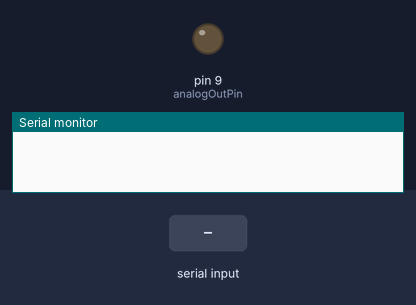
A sketch run on a simulated Arduino Uno, built with avr-gcc and run on an emulated ATmega328P. Parts: output pins drawn as LEDs (lit = HIGH), the last lines printed to the serial monitor. Inputs (shaded band) come from the test bench.

Above: at 1.2 s.
1.3 s: "i" received over Serial
At 2.5 s:
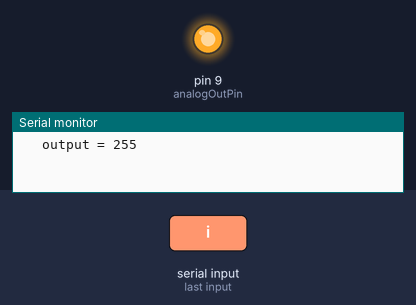
2.8 s: "o" received over Serial
At 3.8 s:
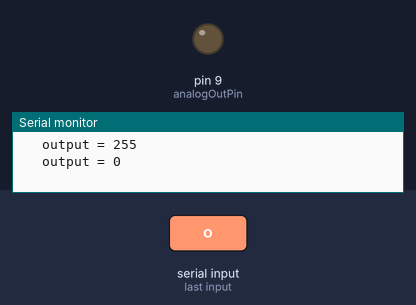
Timing chart, 0 to 5.8 s (numbered marks = the images above; inputs shaded):
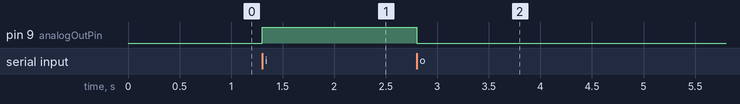

Measured:
- after the input at 1.3 s, pin 9 (analogOutPin): LOW → HIGH at once
- after the input at 2.8 s, pin 9 (analogOutPin): HIGH → LOW at once

The sketch:

terminator.ino
```cpp
const int analogOutPin = 9; // Analog output pin that the LED is attached to
int outputValue = 0;
char c = '\0';

void setup() {
  // initialize serial communications at 9600 bps:
  Serial.begin(115200);
}

void loop() {

  if (Serial.available() > 0)
  {
    c = Serial.read();

    if(c == 'i'){
      outputValue = 255;
    }

    if(c == 'o'){
      outputValue = 0;
    }

    Serial.print("\t output = ");
    Serial.println(outputValue);
  }

  analogWrite(analogOutPin, outputValue);

  delay(50);
}
```
